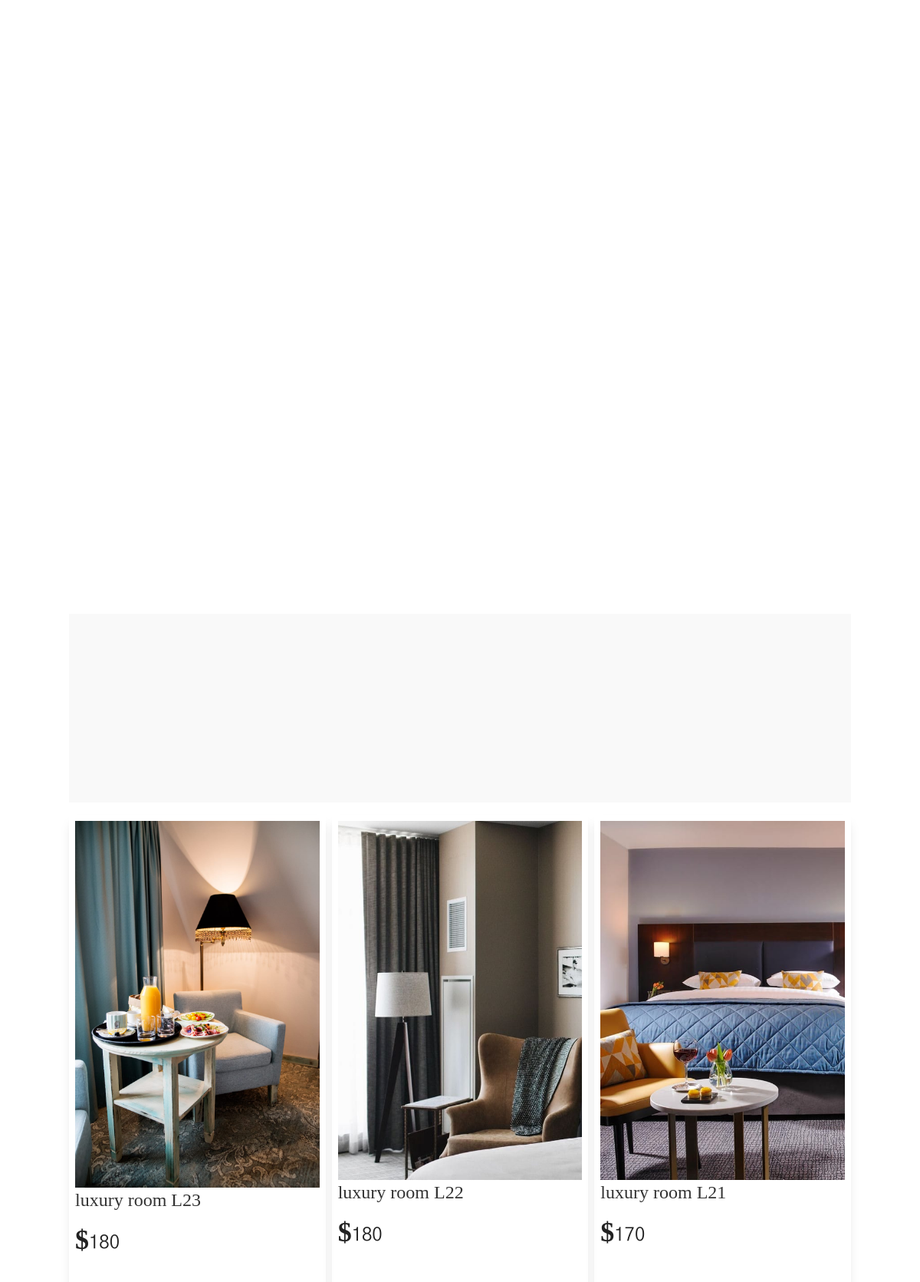
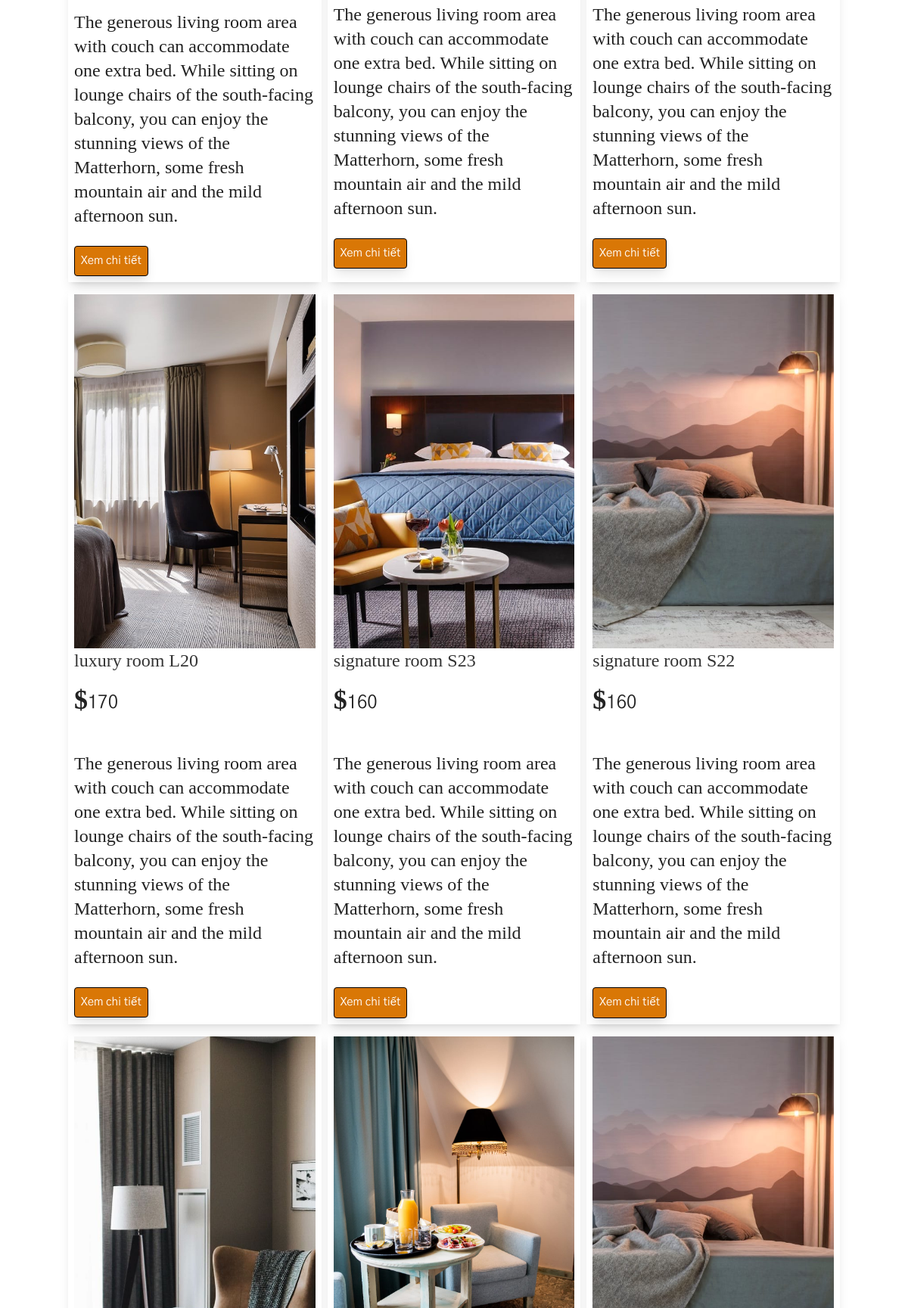
Page /view/max-themes.net/demos/hoteller/hoteller/boutique/index.php?act=ourrooms (upper part) on the committed database (2 pictures, top to bottom).
### tables this page shows
CREATE TABLE `phong` (
  `id_phong` int(11) NOT NULL,
  `name_phong` varchar(255) NOT NULL,
  `price` double(10,2) NOT NULL,
  `price_sale` double(10,2) NOT NULL,
  `sokhach` int(2) NOT NULL,
  `img` varchar(255) NOT NULL,
  `mota` text NOT NULL,
  `id_loaiphong` int(11) NOT NULL
);

### view/max-themes.net/demos/hoteller/hoteller/boutique/model/pdo.php (called while the page is built, shortened)
<?php
function pdo_get_connection(){
    $dburl = "mysql:host=localhost;dbname=khachsan;charset=utf8";
    $user = 'root';
    $password = '';
    $conn = new PDO($dburl, $user, $password);
    $conn->setAttribute(PDO::ATTR_ERRMODE, PDO::ERRMODE_EXCEPTION);
    return $conn;
}
function pdo_query($sql){
    $sql_args = array_slice(func_get_args(), 1);
    try{
        $conn = pdo_get_connection();
        $stmt = $conn->prepare($sql);
        $stmt->execute($sql_args);
        $rows = $stmt->fetchAll();
        return $rows;
    }
    catch(PDOException $e){
        throw $e;
    }
    finally{
        unset($conn);
    }
}

### view/max-themes.net/demos/hoteller/hoteller/boutique/model/phong.php (called while the page is built, shortened)
<?php
    function loadall_phong(){
        $sql="SELECT * FROM phong order by id_phong desc";
        $listp=pdo_query($sql);
        return $listp;
    }
?>

### view/max-themes.net/demos/hoteller/hoteller/boutique/our-rooms.php (the view, shortened to what this page needs)
<div id="page_content_wrapper" class="noheader">
                  <div class="inner">
                      <div class="inner_wrapper">
                          <div class="sidebar_content full_width">
                              <div data-elementor-type="wp-post" data-elementor-id="404" class="elementor elementor-404" data-elementor-settings="[]">
                                  <div class="elementor-inner">
                                      <div class="elementor-section-wrap">
                                          <section
                                              class="elementor-section elementor-top-section elementor-element elementor-element-4ea3f44 elementor-section-stretched elementor-section-full_width elementor-section-height-default elementor-section-height-default"
                                              data-id="4ea3f44"
                                              data-element_type="section"
                                              data-settings='{"stretch_section":"section-stretched","hoteller_ext_is_background_parallax":"false","hoteller_ext_is_background_on_scroll":"false"}'
                                          >
                                              <div class="elementor-container elementor-column-gap-default">
                                                  <div class="elementor-row">
                                                      <div
                                                          class="elementor-column elementor-col-100 elementor-top-column elementor-element elementor-element-44f0f16"
                                                          data-id="44f0f16"
                                                          data-element_type="column"
                                                          data-settings='{"hoteller_ext_is_scrollme":"false","hoteller_ext_is_smoove":"false","hoteller_ext_is_parallax_mouse":"false","hoteller_ext_is_infinite":"false","hoteller_ext_is_fadeout_animation":"false"}'
                                                      >
                                                          <div class="elementor-column-wrap elementor-element-populated">
                                                              <div class="elementor-widget-wrap">
                                                              </div>
                                                          </div>
                                                      </div>
                                                  </div>
                                              </div>
                                          </section>
                                                  <section
                                              class="elementor-section elementor-top-section elementor-element elementor-element-e133c10 elementor-section-stretched elementor-section-boxed elementor-section-height-default elementor-section-height-default"
                                              data-id="e133c10"
                                              data-element_type="section"
                                              data-settings='{"stretch_section":"section-stretched","background_background":"classic","hoteller_ext_is_background_parallax":"false","hoteller_ext_is_background_on_scroll":"false"}'
                                          >
                                              <div class="elementor-container elementor-column-gap-default">
                                              <div class="elementor-row">
                                                          <div class="elementor-column-wrap elementor-element-populated">
                                                              <div class="elementor-widget-wrap">
                                                              </div>
                                                          </div>
                                                  </div>
                                              </div>
                                          </section>
                                          <section class="grid grid-cols-3 my-4 gap-2">
                                              <?php foreach($listpcungloai as $item) {?>
                                                  <div class="shadow-lg p-2 ">
                                                      <div>
                                                          <img src="./upload/<?php echo $item['img']?>" alt="">
                                                      </div>
                                                      <div>
                                                          <h2 class="font-serif text-2xl"><?php echo $item['name_phong']?></h2>
                                                          <div class=" text-2xl flex">
                                                              <i class="font-serif text-4xl pt-4 fa-solid fa-dollar-sign"></i>
                                                              <p class=""><?php echo $item['price']?></p>
                                                          </div>
                                                          <p class="font-serif text-2xl"><?php echo $item['mota']?></p>
                                                          <div>
                                                              <a href="index.php?act=room&id=<?php echo $item['id_phong'] ?>">
                                                                  <button class="bg-amber-600 text-white rounded border border-black border-solid p-2 hover:border-y-amber-700 hover:border-x-neutral-50 hover:bg-white shadow-lg hover:text-amber-600">Xem chi tiết</button>
                                                              </a>
                                                          </div>
                                                      </div>
                                                  </div>
                                              <?php } ?>
                                          </section>
                                      </div>
                                  </div>
                              </div>
                          </div>
                      </div>
                  </div>
                  <br class="clear" />
              </div>
          </div>

### view/max-themes.net/demos/hoteller/hoteller/boutique/css/wordpress.css (style rules this page uses)
html { height: 100%; }
p, #page_content_wrapper .wpcf7 p, .page_content_wrapper .wpcf7 p { padding-top: 1em; padding-bottom: 1em; }
#page_content_wrapper p, .page_content_wrapper p { padding-top: 1em; padding-bottom: 1em; }
html, body { min-height: 100%; }
img, a img { image-rendering: optimizeQuality; }
.elementor-column-gap-default>.elementor-row>.elementor-column>.elementor-element-populated { padding: 0 !important; }

### view/max-themes.net/demos/hoteller/hoteller/boutique/css/responsive.css (style rules this page uses)
@media only screen and (min-width: 1200px) { #page_content_wrapper:not(.wide), .standard_wrapper, .footer_bar_wrapper, #footer ul.sidebar_widget, #page_content_wrapper.wide:not(.photoframe) .standard_wrapper, .ppb_popup.one.contain, #blog_promo_link_wrapper, #menu_wrapper, .page_content_wrapper:not(.wide) { max-width: 1425px; width: 100%; box-sizing: border-box; margin: auto; padding: 0 90px; } }

### rows in the picture
phong: img (picture), name_phong "luxury room L23", price "180", mota "The generous living room area with couch can accommodate one extra bed. While sitting on lounge chairs of the south-facing balcony, you can enjoy the stunning views of the Matterhorn, some fresh mountain air and the mild afternoon sun."
phong: img (picture), name_phong "luxury room L22", price "180", mota "The generous living room area with couch can accommodate one extra bed. While sitting on lounge chairs of the south-facing balcony, you can enjoy the stunning views of the Matterhorn, some fresh mountain air and the mild afternoon sun."
phong: img (picture), name_phong "luxury room L21", price "170", mota "The generous living room area with couch can accommodate one extra bed. While sitting on lounge chairs of the south-facing balcony, you can enjoy the stunning views of the Matterhorn, some fresh mountain air and the mild afternoon sun."
phong: img (picture), name_phong "luxury room L20", price "170", mota "The generous living room area with couch can accommodate one extra bed. While sitting on lounge chairs of the south-facing balcony, you can enjoy the stunning views of the Matterhorn, some fresh mountain air and the mild afternoon sun."
phong: img (picture), name_phong "signature room S23", price "160", mota "The generous living room area with couch can accommodate one extra bed. While sitting on lounge chairs of the south-facing balcony, you can enjoy the stunning views of the Matterhorn, some fresh mountain air and the mild afternoon sun."
phong: img (picture), name_phong "signature room S22", price "160", mota "The generous living room area with couch can accommodate one extra bed. While sitting on lounge chairs of the south-facing balcony, you can enjoy the stunning views of the Matterhorn, some fresh mountain air and the mild afternoon sun."
phong: img (picture)
phong: img (picture)
phong: img (picture)
